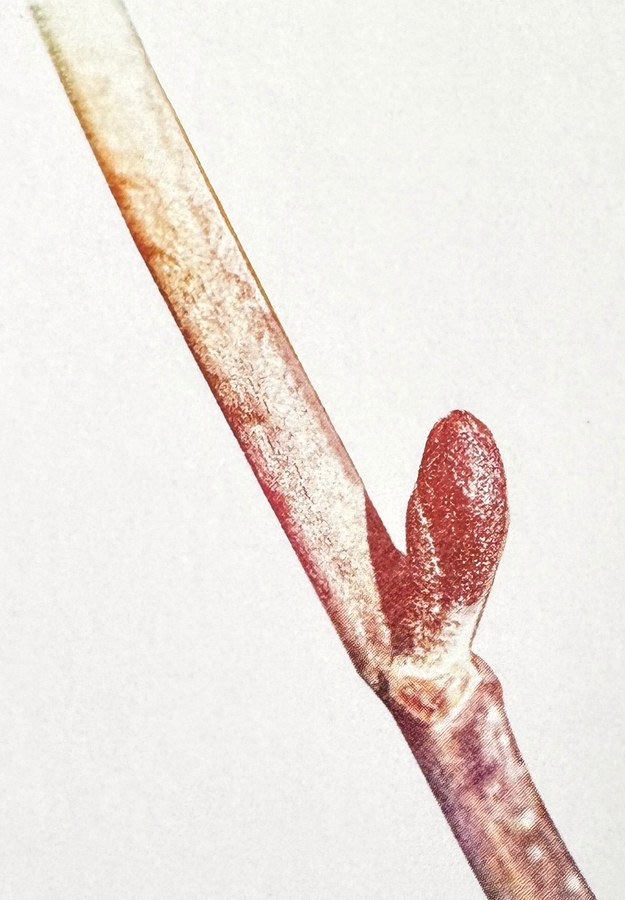
#> input picture gemmo/bilder/alnus-incana.jpg, 625 x 900 px, given in place of IMG_2045.jpg, which was not available
$ python knospen_ausschneiden.py ../bilder/alnus-incana.jpg ../bilder/betula-pendula.jpg
#> lines starting #> are read from the running program, lines starting #| are printed output that depends on the picture; after the words box and inside, x2 and y2 are one past the last pixel; in counts of white or black regions, pixels touching at a corner belong together; pictures that were not available may be replaced by others from this repository, and a replacement may not be noted
# Schneidet aus der freigestellten Kartenvorderseite die gemalte Knospe aus.
#
# Die Knospe ist auf der Karte das einzige grosse warmfarbige Gebilde: rot,
# braun, rostig, bei der Stechpalme auch gelb. Der Text ist fast schwarz, die
# Untertitelzeile und die Randlinie sind gruen. Also: warme, gesaettigte Pixel
# suchen, deren Umriss nehmen, ringsum etwas Papier stehen lassen.
#
# Das Papier bleibt weiss und wird nicht freigestellt — auf der Karte steht die
# Knospe ja auch auf Papier, und in der App wieder.

import sys, pathlib
import numpy as np
from PIL import Image

# karten_freistellen.py hat die Karte bereits ins Hochformat gedreht, dabei
# aber in die falsche Richtung — sie steht kopf. Hier wird nur noch dieser
# Fehler ausgeglichen, nicht erneut ins Hochformat gedreht.
AUFSTELLEN = Image.ROTATE_180

RAND = 0.055        # innerer Beschnitt, haelt die Randlinie draussen
LUFT = 0.07         # Papier ringsum die Knospe
ABSTAND = 0.022     # Luft zwischen Ausschnitt und Namenszeile
KANTE = 900         # Ausgabegroesse der langen Seite


def warmmaske(rgb):
    """Die gemalte Knospe: warm und gesaettigt. Die Namen sind fast schwarz,
    Untertitel und Randlinie gruen — beides faellt hier heraus."""
    r, g, b = rgb[..., 0], rgb[..., 1], rgb[..., 2]
    hoch = rgb.max(2)
    saettigung = hoch - rgb.min(2)
    return (saettigung > 26) & (r >= g) & (r > b) & (hoch > 55)


def tintenmaske(rgb):
    """Gesetzter Text: dunkel und farblos. Die Knospe hat auch dunkle Stellen,
    aber keine farblosen."""
    hoch = rgb.max(2)
    saettigung = hoch - rgb.min(2)
    return (hoch < 105) & (saettigung < 34)


def namenskante(feld):
    """Zeile, in der der Namenssatz beginnt. Eine feste Grenze reicht nicht:
    bei der Grauerle laeuft die Knospe tiefer als bei der Birke, und ein Wert,
    der beiden passt, schneidet der einen die Spitze ab oder holt der anderen
    die Kursivzeile ins Bild."""
    ho, br = feld.shape[:2]
    zeilen = tintenmaske(feld).sum(1)
    schwelle = max(6, br * 0.012)
    for y in range(int(ho * 0.5), ho):
        # Drei Zeilen am Stueck, damit ein Staubkorn den Schnitt nicht setzt.
        if (zeilen[y:y + 3] > schwelle).all():
            return y
    return ho


def papierton(bild):
    """Gleicht das Kuechenlicht aus. Das Papier der Karte kommt im Foto grau
    und leicht blaustichig an (rund 211,211,213); in der App liegt der
    Ausschnitt aber auf dem Papierton der nachgebauten Karte. Ohne Abgleich
    sitzt ein grauer Kasten auf hellem Grund.

    Gerechnet wird je Kanal ein Faktor, der die hellste Flaeche — also das
    Papier — auf den Papierton der App hebt. Das nimmt dem Bild zugleich den
    Farbstich, weil jeder Kanal seinen eigenen Faktor bekommt. Die Knospe
    faerbt das nicht um: sie wird um denselben Betrag mitgehoben, und der
    liegt bei rund einem Sechstel."""
    ZIEL = np.array([251.0, 250.0, 246.0])   # --k-papier der App
    a = np.asarray(bild, dtype=np.float64)
    papier = np.percentile(a.reshape(-1, 3), 95, axis=0)
    # Deckel bei 1.3: waere das Foto sehr dunkel, wuerde die Knospe ausbleichen.
    faktor = np.minimum(ZIEL / np.maximum(papier, 1), 1.3)
    return Image.fromarray(np.clip(a * faktor, 0, 255).astype(np.uint8))


def knospe(pfad, ziel):
    karte = Image.open(pfad).transpose(AUFSTELLEN)
    br, ho = karte.size
#> br = 625; ho = 900

    x0, x1 = int(br * RAND), int(br * (1 - RAND))
#> x0 = 34; x1 = 590
    y0 = int(ho * RAND)
#> y0 = 49
    innen = np.asarray(karte.crop((x0, y0, x1, int(ho * (1 - RAND)))), dtype=np.int16)

    grenze = namenskante(innen) - int(ho * ABSTAND)
#> in tintenmaske, `return (hoch < 105) & (saettigung < 34)`:
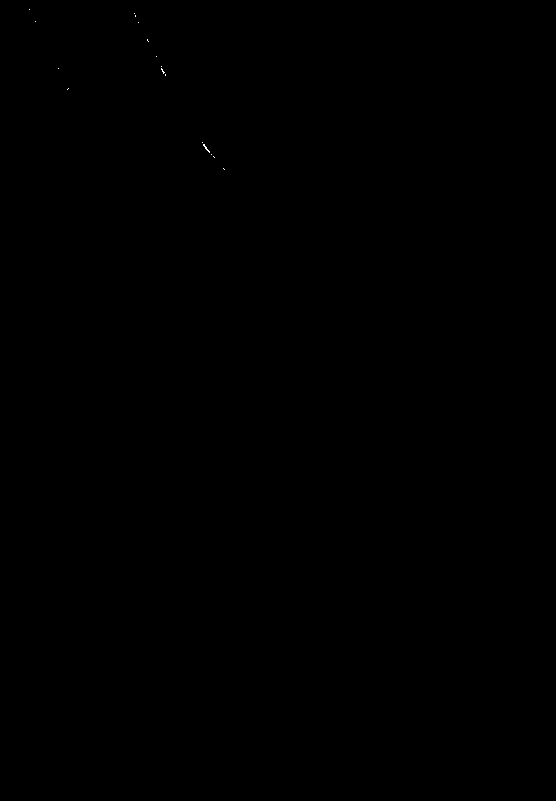
#> returned value: shape (801, 556) bool; 0.01% white in thin lines or dots, all inside (x1, y1, x2, y2) = (29, 9, 225, 170)
#> in namenskante, `zeilen = tintenmaske(feld).sum(1)`: zeilen = 801 values, max 2 at index 68, min 0 at index 0, mean 0.0599
#> grenze = 782
    feld = innen[:grenze]
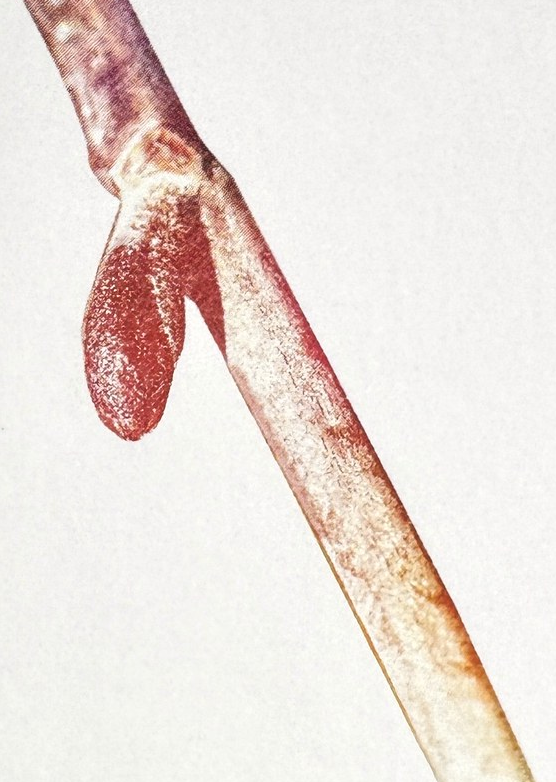
#> feld: shape (782, 556, 3) int16; mean R, G, B 236.3, 226, 220.2

    maske = warmmaske(feld)
#> in warmmaske, `r, g, b = rgb[..., 0], rgb[..., 1], rgb[..., 2]`:
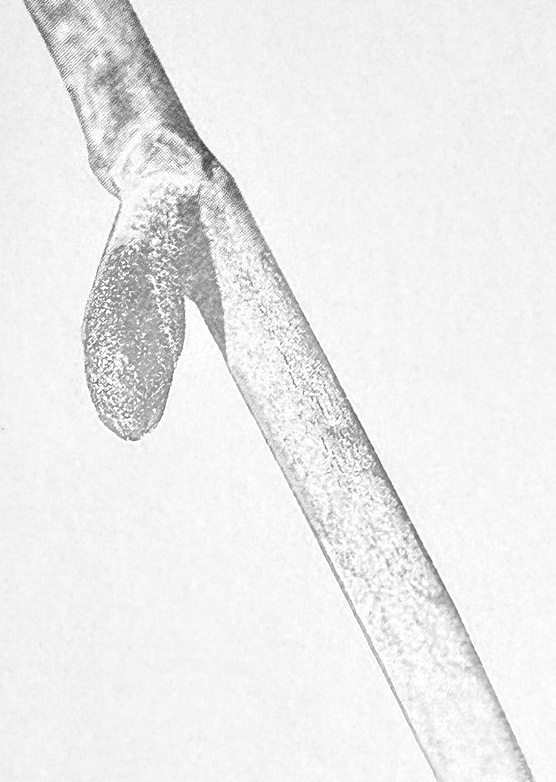
#> r: shape (782, 556) int16; min 56, max 255, mean 236.3
#> in warmmaske, `r, g, b = rgb[..., 0], rgb[..., 1], rgb[..., 2]`:
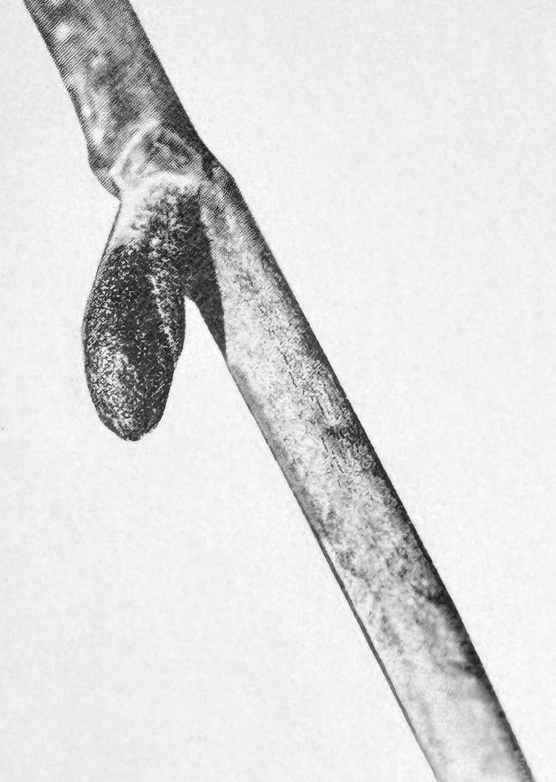
#> b: shape (782, 556) int16; min 14, max 255, mean 220.2
#> in warmmaske, `saettigung = hoch - rgb.min(2)`:
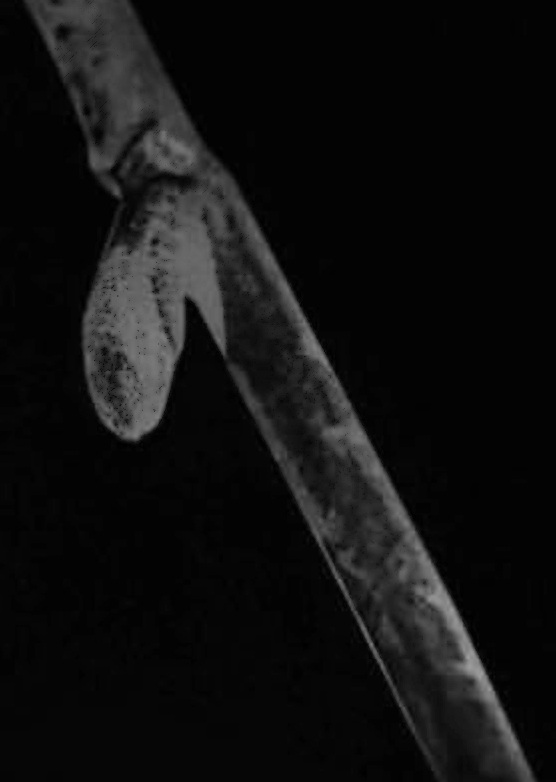
#> saettigung: shape (782, 556) int16; min 0, max 158, mean 16.3
#> in warmmaske, `return (saettigung > 26) & (r >= g) & (r > b) & (hoch > 55)`:
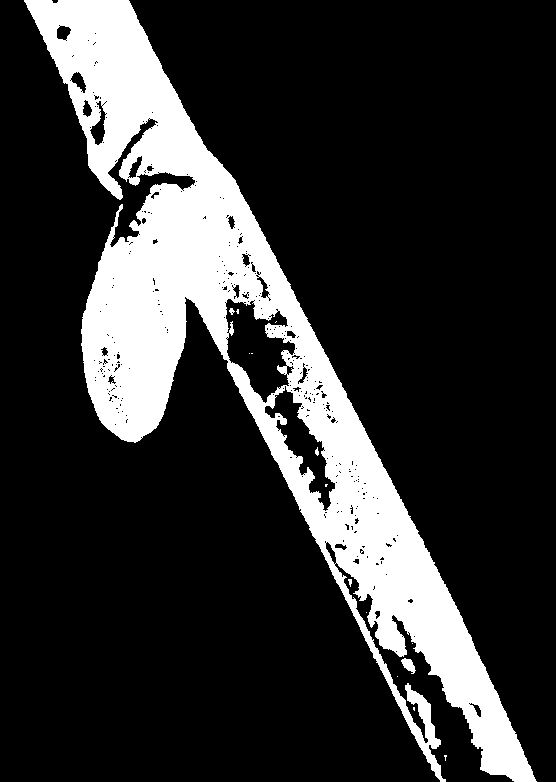
#> returned value: shape (782, 556) bool; 19.5% white; 15 white regions (10 under 20 px), largest, box (x1, y1, x2, y2) and area: (24, 0, 537, 782) 84339, (401, 658, 416, 674) 132, (229, 308, 235, 315) 24, (315, 447, 319, 456) 23, (348, 579, 352, 587) 21
    ys, xs = np.nonzero(maske)
    if len(xs) < 200:
        raise SystemExit(f"{pfad.name}: keine Knospe gefunden ({len(xs)} Punkte)")

    # Randstreuung wegschneiden: einzelne warme Punkte im Papier soll der
    # Ausschnitt nicht mitziehen.
    lx, rx = np.percentile(xs, [0.6, 99.4])
#> lx = 46; rx = 515
    ly, ry = np.percentile(ys, [0.6, 99.4])
#> ly = 4; ry = 769

    luft = LUFT * max(rx - lx, ry - ly)
#> luft = 53.55
    kasten = (
        max(0, int(x0 + lx - luft)), max(0, int(y0 + ly - luft)),
        min(br, int(x0 + rx + luft)), min(y0 + grenze, int(y0 + ry + luft)),
    )
#> kasten = (26, 0, 602, 831)
    aus = papierton(karte.crop(kasten))
#> in papierton, `a = np.asarray(bild, dtype=np.float64)`:
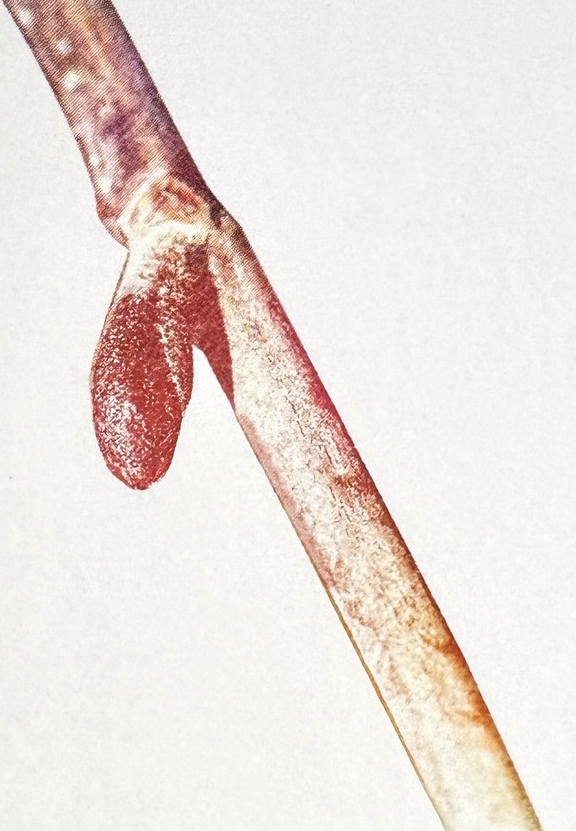
#> a: shape (831, 576, 3) float64; mean R, G, B 236, 226.1, 220.6
#> in papierton, `papier = np.percentile(a.reshape(-1, 3), 95, axis=0)`: papier = [251, 249, 245]
#> in papierton, `faktor = np.minimum(ZIEL / np.maximum(papier, 1), 1.3)`: faktor = [1, 1, 1]
    aus.thumbnail((KANTE, KANTE), Image.LANCZOS)
    aus.save(ziel, quality=88, optimize=True, progressive=True)
#> (the run stopped early here; a loop or call above may not have finished)

$ run again, on gemmo/bilder/betula-pendula.jpg
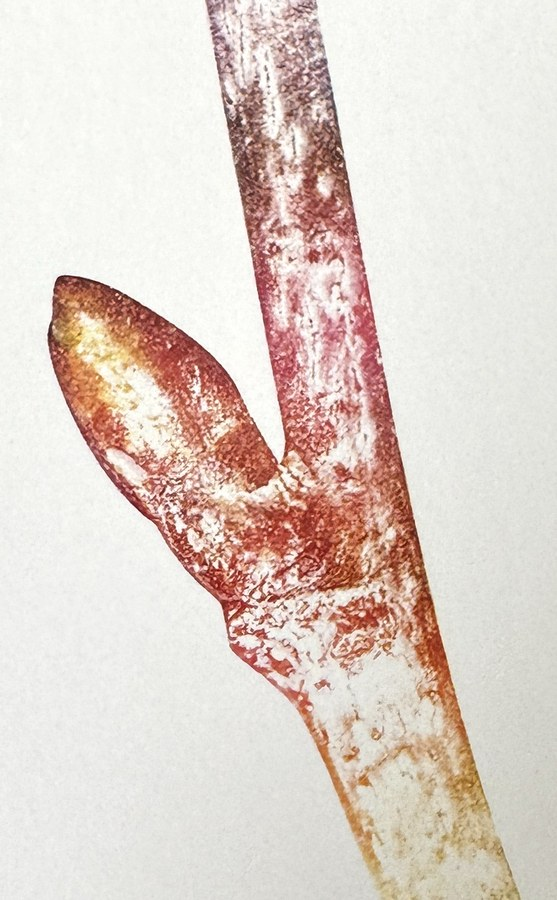
#> input picture gemmo/bilder/betula-pendula.jpg, 557 x 900 px, given in place of IMG_2045.jpg, which was not available
#> zeilen = 801 values, max 13 at index 729, min 0 at index 0, mean 0.413
#> grenze = 705
#> in warmmaske, `return (saettigung > 26) & (r >= g) & (r > b) & (hoch > 55)`:
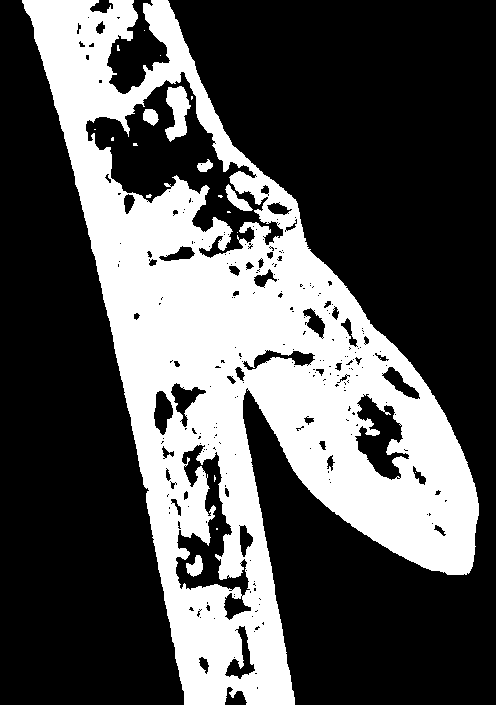
#> returned value: shape (705, 496) bool; 33.1% white; 20 white regions (14 under 20 px), largest, box (x1, y1, x2, y2) and area: (22, 0, 479, 705) 113997, (165, 86, 191, 142) 872, (225, 184, 253, 211) 284, (186, 555, 203, 577) 232, (143, 109, 159, 126) 192, (197, 159, 213, 172) 126
#> lx = 44; rx = 468
#> ly = 5; ry = 697
#> luft = 48.44
#> kasten = (25, 5, 546, 754)
#> in papierton, `a = np.asarray(bild, dtype=np.float64)`:
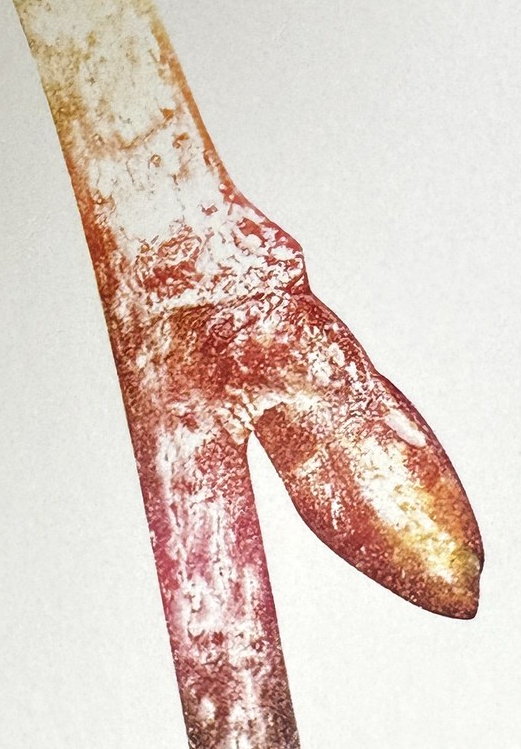
#> a: shape (749, 521, 3) float64; mean R, G, B 222.2, 205.8, 196.8
#> papier = [251, 249, 244]
#> faktor = [1, 1, 1.01]
